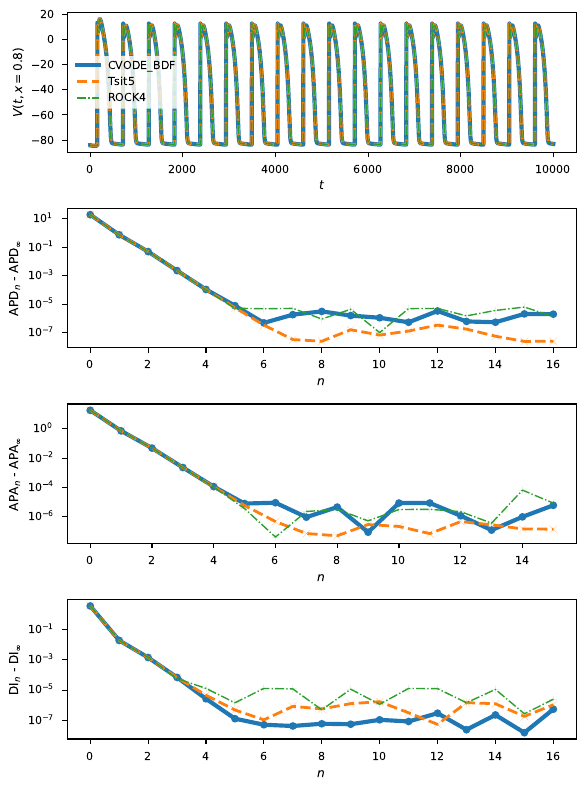

The script that saved this image:
using DifferentialEquations
using Sundials
using Dierckx
using PyPlot

plt.style.use("seaborn-paper")

const N = 50
const D = 0.001/(0.02*0.02)

function ab(C,V)
	# eq (13) from original paper
	return (C[1]*exp(C[2]*(V+C[3]))+C[4]*(V+C[5]))/(exp(C[6]*(V+C[3]))+C[7])
end

function stimulationcurrent(oscillatorcomponent,p)
	return p[2].*oscillatorcomponent.^p[4]
end

function Casmoother(Ca; ep=1.5e-10)
	return ep*0.5*(1.0 + tanh(1.0-(Ca/ep))) + Ca*0.5*(1.0 + tanh((Ca/ep)-1.0))
end

function BRN!(dx,x,p,t)
	
	V = view(  x,(1+0N):(1N))
	C = view(  x,(1+1N):(2N))
	X = view(  x,(1+2N):(3N))
	m = view(  x,(1+3N):(4N))
	h = view(  x,(1+4N):(5N))
	j = view(  x,(1+5N):(6N))
	d = view(  x,(1+6N):(7N))
	f = view(  x,(1+7N):(8N))
	
	dV = view(dx,(1+0N):(1N))
	dC = view(dx,(1+1N):(2N))
	dX = view(dx,(1+2N):(3N))
	dm = view(dx,(1+3N):(4N))
	dh = view(dx,(1+4N):(5N))
	dj = view(dx,(1+5N):(6N))
	dd = view(dx,(1+6N):(7N))
	df = view(dx,(1+7N):(8N))
	
	# iterate over space
	Threads.@threads for n in 1:N
	
		# spatially local currents
		IK = (exp(0.08*(V[n]+53.0)) + exp(0.04*(V[n]+53.0)))
		IK = 4.0*(exp(0.04*(V[n]+85.0)) - 1.0)/IK
		IK = IK+0.2*(V[n]+23.0)/(1.0-exp(-0.04*(V[n]+23.0)))
		IK = 0.35*IK
		Ix = X[n]*0.8*(exp(0.04*(V[n]+77.0))-1.0)/exp(0.04*(V[n]+35.0))
		INa= (4.0*m[n]*m[n]*m[n]*h[n]*j[n] + 0.003)*(V[n]-50.0)
		Is = 0.09*d[n]*f[n]*(V[n]+82.3+13.0287*log(Casmoother(C[n])))

		# these from Beeler & Reuter table:
		ax = ab([ 0.0005, 0.083, 50.0, 0.0, 0.0, 0.057, 1.0],V[n])
		bx = ab([ 0.0013,-0.06 , 20.0, 0.0, 0.0,-0.04 , 1.0],V[n])
		am = ab([ 0.0   , 0.0  , 47.0,-1.0,47.0,-0.1  ,-1.0],V[n])
		bm = ab([40.0   ,-0.056, 72.0, 0.0, 0.0, 0.0  , 0.0],V[n])
		ah = ab([ 0.126 ,-0.25 , 77.0, 0.0, 0.0, 0.0  , 0.0],V[n])
		bh = ab([ 1.7   , 0.0  , 22.5, 0.0, 0.0,-0.082, 1.0],V[n])
		aj = ab([ 0.055 ,-0.25 , 78.0, 0.0, 0.0,-0.2  , 1.0],V[n])
		bj = ab([ 0.3   , 0.0  , 32.0, 0.0, 0.0,-0.1  , 1.0],V[n])
		ad = ab([ 0.095 ,-0.01 , -5.0, 0.0, 0.0,-0.072, 1.0],V[n])
		bd = ab([ 0.07  ,-0.017, 44.0, 0.0, 0.0, 0.05 , 1.0],V[n])
		af = ab([ 0.012 ,-0.008, 28.0, 0.0, 0.0, 0.15 , 1.0],V[n])
		bf = ab([ 0.0065,-0.02 , 30.0, 0.0, 0.0,-0.2  , 1.0],V[n])

		# BR dynamics
		dV[n] = -(IK + Ix + INa + Is)/p[1]
		dC[n] = -10^-7 * Is + 0.07*(10^-7 - C[n])
		dX[n] = ax*(1.0 - X[n]) - bx*X[n]
		dm[n] = am*(1.0 - m[n]) - bm*m[n]
		dh[n] = ah*(1.0 - h[n]) - bh*h[n]
		dj[n] = aj*(1.0 - j[n]) - bj*j[n]
		dd[n] = ad*(1.0 - d[n]) - bd*d[n]
		df[n] = af*(1.0 - f[n]) - bf*f[n]
		
		# diffusion
		if N > 1
			if n==1
				dV[n] = dV[n] + D*(2V[n+1] - 2V[n])
			elseif n==N
				dV[n] = dV[n] + D*(2V[n-1] - 2V[n])
			else
				dV[n] = dV[n] + D*(V[n+1] + V[n-1] - 2V[n])
			end
		end
		
	end

	# this is the forcing current, left boundary point only
	dx[1] = dx[1] + stimulationcurrent(x[8N+1],p)/p[1]

	# nonlinear oscillator dynamics
	ω = 2*pi*p[3]/1000.0
	dx[8*N+1] = ω*x[8*N+2] + x[8*N+1]*(1.0 - x[8*N+1]^2 - x[8*N+2]^2)
	dx[8*N+2] =-ω*x[8*N+1] + x[8*N+2]*(1.0 - x[8*N+1]^2 - x[8*N+2]^2)
	
	return nothing

end

u0 = zeros(Float64,8N+2)
u0[(0N+1):(1N)] .= -84.0
u0[(1N+1):(2N)] .= 10^-7
u0[(2N+1):(3N)] .= 0.01
u0[(3N+1):(4N)] .= 0.01
u0[(4N+1):(5N)] .= 0.99
u0[(5N+1):(6N)] .= 0.99
u0[(6N+1):(7N)] .= 0.01
u0[(7N+1):(8N)] .= 0.99
u0[8N+1]         = 0.0
u0[8N+2]         = 1.0

# parameters
#	uF/cm2    	uA/cm2       	Hz		power
BCL_range = 400.0:-1.0:40.0
BCL = BCL_range[123]
p = [	1.0,		100.0,		1.0, 		500.0]
f = 1000.0/BCL; if p[4] > 1 && mod(p[4],2) == 0; f = f/2.0; end; p[3] = f;

# tspan
tspan = (0.0,10000.0)

# V90 guess
V90 = -75.0

# problem
prob = ODEProblem(BRN!, u0, tspan, p)

# callback for interpolating V90 times?
measure_ind = Int(round(4*N/5))
condition(u,t,integrator) = u[measure_ind]-V90
affect!(integrator) = nothing
cb = ContinuousCallback(condition,affect!,save_positions=(true,false)) # save immediately before, but not after, as this breaks the interpolation

sol1 = solve(prob, CVODE_BDF(linear_solver=:GMRES); 		abstol=1e-11, reltol=1e-09, maxiters=Int(1e7))
sol2 = solve(prob, Tsit5();					abstol=1e-06, reltol=1e-04, maxiters=Int(1e7), callback=cb, save_idxs=[measure_ind]) 
sol3 = solve(prob, ROCK4();					abstol=1e-06, reltol=1e-04, maxiters=Int(1e7), callback=cb, save_idxs=[measure_ind])

print("\nsol size:\n\tCVODE_BDF / Tsit5 	= $(size(sol1)./size(sol2))");
print("         \n\tCVODE_BDF / ROCK4 	= $(size(sol1)./size(sol3))");
print("\nsol mmry:\n\tCVODE_BDF / Tsit5	= $(prod(size(sol1))/prod(size(sol2)))");
print("         \n\tCVODE_BDF / ROCK4 	= $(prod(size(sol1))/prod(size(sol3)))");
print("\n")

function analyzeVoltage(t, V; V90=V90)

       dt = sum(diff(t))/length(diff(t))
       Vt = Spline1D(t[:], V.-V90, k=3);
       
       R = roots(Vt; maxn=Int(5e3));		# time points R: V(R) == V90
       D = derivative(Vt, R);			# V'(R)
       
       # storage for APD, DI, APA for this BCL
       APD = Float64[]
       DI  = Float64[]
       APA = Float64[]
       
       for n in 1:length(R)-1
               if D[n] > 0 && D[n+1] < 0
                       push!(APD, R[n+1]-R[n])
                       push!(APA, V90+maximum(Vt(R[n]:dt:R[n+1])))
               elseif D[n] < 0 && D[n+1] > 0
                       push!(DI, R[n+1]-R[n])
               end
       end
       return (APD, DI, APA)
end

fig,axs = plt.subplots(4,1,figsize=(6,8))

for (q,sol) in enumerate([sol1, sol2, sol3])		
	# generate APD, DI, and APA sequences from interpolated V(t,x)
	
	if q==1
		sol_ind = Int(round(4*N/5))
		x = 0.02*measure_ind	
		ls = "-"
		ms = "o"
		lw = 3
		algname="CVODE_BDF"
	elseif q==2
		sol_ind = 1
		x = 0.02*Int(round(4*N/5))
		ls = "--"
		ms = "x"
		lw = 2
		algname="Tsit5"
	elseif q==3
		sol_ind = 1
		x = 0.02*Int(round(4*N/5))
		ls = "-."
		ms = "+"
		lw = 1
		algname="ROCK4"
	end
	
	axs[1].plot(sol.t, sol[sol_ind,:], linestyle=ls, linewidth=lw, color="C$(q-1)", label=algname)
	
	APD,DI,APA = analyzeVoltage(sol.t, sol[sol_ind,:]; V90=V90)
	
	y = abs.(APD.-APD[end])[1:end-1]
	axs[2].semilogy(y, marker=ms, linestyle=ls, linewidth=lw, color="C$(q-1)")
	
	y = abs.(DI.-DI[end])[1:end-1]
	axs[3].semilogy(y, marker=ms, linestyle=ls, linewidth=lw, color="C$(q-1)")
	
	y = abs.(APA.-APA[end])[1:end-1]
	axs[4].semilogy(y, marker=ms, linestyle=ls, linewidth=lw, color="C$(q-1)")
	
	axs[1].legend(loc=0, edgecolor="none")
	axs[1].set_xlabel("\$ t \$")
	axs[1].set_ylabel("\$ V(t,x=0.8) \$")	

	axs[2].set_xlabel("\$ n \$")
	axs[2].set_ylabel("APD\$_n\$ - APD\$_\\infty\$")
	
	axs[3].set_xlabel("\$ n \$")
	axs[3].set_ylabel("APA\$_n\$ - APA\$_\\infty\$")
		
	axs[4].set_xlabel("\$ n \$")
	axs[4].set_ylabel("DI\$_n\$ - DI\$_\\infty\$")

	tight_layout()
end
plt.savefig("./comparisons.pdf", bbox_inches="tight")
plt.close()
